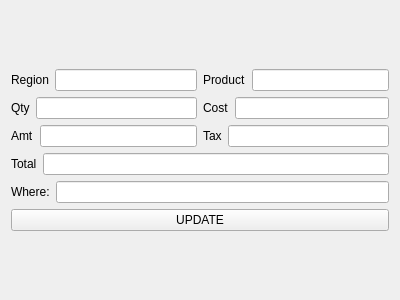
<?xml version="1.0" encoding="UTF-8"?>
<ui version="4.0">
    <class>Update</class>
    <widget class="QWidget" name="Update">
        <property name="geometry">
            <rect>
                <x>0</x>
                <y>0</y>
                <width>400</width>
                <height>300</height>
            </rect>
        </property>
        <property name="windowTitle">
            <string>Form</string>
        </property>
        <layout class="QVBoxLayout" name="verticalLayout_3">
            <item>
                <layout class="QVBoxLayout" name="verticalLayout_2">
                    <item>
                        <layout class="QVBoxLayout" name="verticalLayout">
                            <item>
                                <layout class="QGridLayout" name="gridLayout_2">
                                    <item row="0" column="0">
                                        <layout class="QGridLayout" name="gridLayout">
                                            <item row="0" column="0">
                                                <layout class="QHBoxLayout" name="horizontalLayout">
                                                    <item>
                                                        <widget class="QLabel" name="region_label">
                                                            <property name="text">
                                                                <string>Region</string>
                                                            </property>
                                                        </widget>
                                                    </item>
                                                    <item>
                                                        <widget class="QLineEdit"
                                                            name="region_line_edit" />
                                                    </item>
                                                </layout>
                                            </item>
                                            <item row="0" column="1">
                                                <layout class="QHBoxLayout"
                                                    name="horizontalLayout_4">
                                                    <item>
                                                        <widget class="QLabel" name="product_label">
                                                            <property name="text">
                                                                <string>Product</string>
                                                            </property>
                                                        </widget>
                                                    </item>
                                                    <item>
                                                        <widget class="QLineEdit"
                                                            name="product_line_edit" />
                                                    </item>
                                                </layout>
                                            </item>
                                            <item row="1" column="0">
                                                <layout class="QHBoxLayout"
                                                    name="horizontalLayout_2">
                                                    <item>
                                                        <widget class="QLabel" name="qty_label">
                                                            <property name="text">
                                                                <string>Qty</string>
                                                            </property>
                                                        </widget>
                                                    </item>
                                                    <item>
                                                        <widget class="QLineEdit"
                                                            name="qty_line_edit" />
                                                    </item>
                                                </layout>
                                            </item>
                                            <item row="1" column="1">
                                                <layout class="QHBoxLayout"
                                                    name="horizontalLayout_5">
                                                    <item>
                                                        <widget class="QLabel" name="cost_label">
                                                            <property name="text">
                                                                <string>Cost</string>
                                                            </property>
                                                        </widget>
                                                    </item>
                                                    <item>
                                                        <widget class="QLineEdit"
                                                            name="cost_line_edit" />
                                                    </item>
                                                </layout>
                                            </item>
                                            <item row="2" column="0">
                                                <layout class="QHBoxLayout"
                                                    name="horizontalLayout_6">
                                                    <item>
                                                        <widget class="QLabel" name="amt_label">
                                                            <property name="text">
                                                                <string>Amt</string>
                                                            </property>
                                                        </widget>
                                                    </item>
                                                    <item>
                                                        <widget class="QLineEdit"
                                                            name="amt_line_edit" />
                                                    </item>
                                                </layout>
                                            </item>
                                            <item row="2" column="1">
                                                <layout class="QHBoxLayout"
                                                    name="horizontalLayout_3">
                                                    <item>
                                                        <widget class="QLabel" name="tax_label">
                                                            <property name="text">
                                                                <string>Tax</string>
                                                            </property>
                                                        </widget>
                                                    </item>
                                                    <item>
                                                        <widget class="QLineEdit"
                                                            name="tax_line_edit" />
                                                    </item>
                                                </layout>
                                            </item>
                                        </layout>
                                    </item>
                                    <item row="1" column="0">
                                        <layout class="QHBoxLayout" name="horizontalLayout_7">
                                            <item>
                                                <widget class="QLabel" name="total_label">
                                                    <property name="text">
                                                        <string>Total</string>
                                                    </property>
                                                </widget>
                                            </item>
                                            <item>
                                                <widget class="QLineEdit" name="total_line_edit" />
                                            </item>
                                        </layout>
                                    </item>
                                </layout>
                            </item>
                            <item>
                                <layout class="QHBoxLayout" name="horizontalLayout_8">
                                    <item>
                                        <widget class="QLabel" name="where_clause_label">
                                            <property name="text">
                                                <string>Where:</string>
                                            </property>
                                        </widget>
                                    </item>
                                    <item>
                                        <widget class="QLineEdit" name="where_clause_line_edit" />
                                    </item>
                                </layout>
                            </item>
                        </layout>
                    </item>
                    <item>
                        <widget class="QPushButton" name="update_button">
                            <property name="text">
                                <string>UPDATE</string>
                            </property>
                        </widget>
                    </item>
                </layout>
            </item>
        </layout>
    </widget>
    <resources />
    <connections />
</ui>
